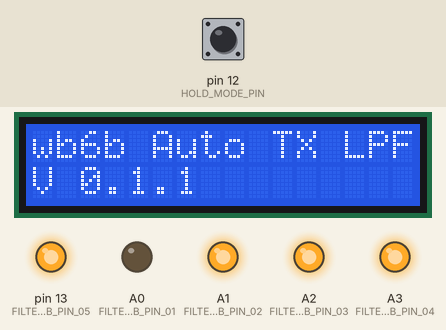
This sketch was run on a simulated Arduino Nano, built with avr-gcc and run on an emulated ATmega328P. Parts: 16×2 character LCD, output pins drawn as LEDs (lit = HIGH). The test bench sets the inputs (shaded band); at power-on: pin 12 (HOLD_MODE_PIN) HIGH. Pins used as bus, display or sensor lines are not drawn.

Above: at 0.1 s.
At 2.1 s:
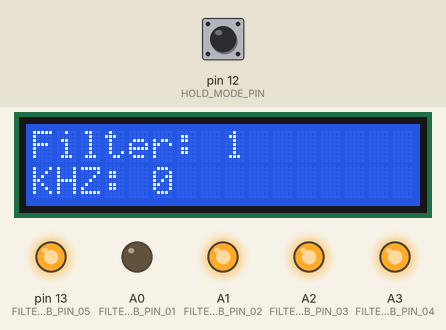
Timing chart, 0 to 3.6 s (numbered marks = the images above):
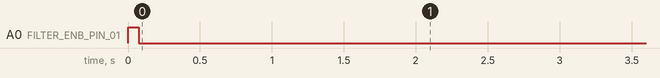

The sketch:

TX_Auto_Filter.ino
```cpp
// (licence header left out)
/**
    This program is free software: you can redistribute it and/or modify
    it under the terms of the GNU General Public License as published by
    the Free Software Foundation, either version 3 of the License, or
    (at your option) any later version.

    This program is distributed in the hope that it will be useful,
    but WITHOUT ANY WARRANTY; without even the implied warranty of
    MERCHANTABILITY or FITNESS FOR A PARTICULAR PURPOSE.  See the
    GNU General Public License for more details.

    You should have received a copy of the GNU General Public License
    along with this program.  If not, see <https://www.gnu.org/licenses/>.

*/

#include <FreqCount.h>
#include <LiquidCrystal.h>

#define FILTER_ENB_PIN_01 A0
#define FILTER_ENB_PIN_02 A1
#define FILTER_ENB_PIN_03 A2
#define FILTER_ENB_PIN_04 A3
#define FILTER_ENB_PIN_05 13
#define FILTER_DEFAULT_ENB_PIN A0

#define FILTER_DEFAULT_NUMBER 1
#define PICK_LEVEL false

#define HOLD_MODE_PIN 12

#define LCD_COLUMNS 16
#define LCD_ROWS 2

//#define LCD_D4_PIN 5
#define LCD_D4_PIN 10
#define LCD_D5_PIN 6
#define LCD_D6_PIN 7
#define LCD_D7_PIN 8

#define LCD_RS_PIN 2
#define LCD_RW_PIN 3
#define LCD_E_PIN 4

// Reserve pins A4 and A5 for possible
// I2C usage.

// Note: There is no hysteresis on the filter selection
// logic. Choose frequencies outside the range of
// frequencies you would tune to within a band.
//
// These example filters may not be the best choices
// they are examples until best choices are determined.
// Filters that are closer to the uBITX cutoff
// frequencies may be better.
// The 160M filter is a teaser if everything
// can work with five filters.
// Cutout frequencies are in Khz
//
#define FILTER_CUTOUT_FREQ_01 30000
#define FILTER_CUTOUT_FREQ_02 16000
#define FILTER_CUTOUT_FREQ_03 9000
#define FILTER_CUTOUT_FREQ_04 5100
#define FILTER_CUTOUT_FREQ_05 2800

#define NO_COUNTS_FREQ 1000

#define PRESCALER 8
#define PRESCALER_RESET_PIN 11

int selectedFilter = 0;

LiquidCrystal lcd(LCD_RS_PIN, LCD_E_PIN, LCD_D4_PIN, LCD_D5_PIN, LCD_D6_PIN,
                  LCD_D7_PIN);

void selectFilters (unsigned long counterFreq);

void setup() {
  initPinsDefault();
  lcd.begin(LCD_COLUMNS, LCD_ROWS);
  lcd.print(F("wb6b Auto TX LPF"));
  lcd.setCursor(0, 1);
  lcd.print(F("V 0.1.1"));

  FreqCount.begin(10);
  selectDefaultFilter();

  delay(2000);
  lcd.clear();
}

void loop() {
  if (FreqCount.available()) {
    unsigned long rawCounter = FreqCount.read();
    unsigned long counterFreq = rawCounter * PRESCALER;
    counterFreq /= 10; // Limit to 1Khz steps.
    selectFilters(counterFreq);
    lcd.setCursor(0, 1);
    lcd.print(F("KHZ: "));

    lcd.print(counterFreq);
    lcd.print(F("       "));

    lcd.setCursor(0, 0);
    lcd.print(F("Filter: "));
    lcd.print(selectedFilter);
  }
}

void selectFilters (unsigned long counterFreq) {
  if (counterFreq < NO_COUNTS_FREQ) {
    int holdMode = digitalRead(HOLD_MODE_PIN);
    if (holdMode == true) {
      return;
    } else {
      selectDefaultFilter();
      return;
    }
  }

  if (counterFreq < FILTER_CUTOUT_FREQ_05) {
    selectedFilter = 05;
    digitalWrite(FILTER_ENB_PIN_05, PICK_LEVEL);
    digitalWrite(FILTER_ENB_PIN_04, !PICK_LEVEL);
    digitalWrite(FILTER_ENB_PIN_03, !PICK_LEVEL);
    digitalWrite(FILTER_ENB_PIN_02, !PICK_LEVEL);
    digitalWrite(FILTER_ENB_PIN_01, !PICK_LEVEL);
  } else if (counterFreq < FILTER_CUTOUT_FREQ_04) {
    selectedFilter = 04;
    digitalWrite(FILTER_ENB_PIN_05, !PICK_LEVEL);
    digitalWrite(FILTER_ENB_PIN_04, PICK_LEVEL);
    digitalWrite(FILTER_ENB_PIN_03, !PICK_LEVEL);
    digitalWrite(FILTER_ENB_PIN_02, !PICK_LEVEL);
    digitalWrite(FILTER_ENB_PIN_01, !PICK_LEVEL);
  } else if (counterFreq < FILTER_CUTOUT_FREQ_03) {
    selectedFilter = 03;
    digitalWrite(FILTER_ENB_PIN_05, !PICK_LEVEL);
    digitalWrite(FILTER_ENB_PIN_04, !PICK_LEVEL);
    digitalWrite(FILTER_ENB_PIN_03, PICK_LEVEL);
    digitalWrite(FILTER_ENB_PIN_02, !PICK_LEVEL);
    digitalWrite(FILTER_ENB_PIN_01, !PICK_LEVEL);
  } else if (counterFreq < FILTER_CUTOUT_FREQ_02) {
    selectedFilter = 02;
    digitalWrite(FILTER_ENB_PIN_05, !PICK_LEVEL);
    digitalWrite(FILTER_ENB_PIN_04, !PICK_LEVEL);
    digitalWrite(FILTER_ENB_PIN_03, !PICK_LEVEL);
    digitalWrite(FILTER_ENB_PIN_02, PICK_LEVEL);
    digitalWrite(FILTER_ENB_PIN_01, !PICK_LEVEL);
  } else if (counterFreq < FILTER_CUTOUT_FREQ_01) {
    selectedFilter = 01;
    digitalWrite(FILTER_ENB_PIN_05, !PICK_LEVEL);
    digitalWrite(FILTER_ENB_PIN_04, !PICK_LEVEL);
    digitalWrite(FILTER_ENB_PIN_03, !PICK_LEVEL);
    digitalWrite(FILTER_ENB_PIN_02, !PICK_LEVEL);
    digitalWrite(FILTER_ENB_PIN_01, PICK_LEVEL);
  } else {
    selectDefaultFilter();
  }
}

void selectDefaultFilter() {
  selectedFilter = FILTER_DEFAULT_NUMBER;
  digitalWrite(FILTER_ENB_PIN_05, !PICK_LEVEL);
  digitalWrite(FILTER_ENB_PIN_04, !PICK_LEVEL);
  digitalWrite(FILTER_ENB_PIN_03, !PICK_LEVEL);
  digitalWrite(FILTER_ENB_PIN_02, !PICK_LEVEL);
  digitalWrite(FILTER_ENB_PIN_01, !PICK_LEVEL);
  digitalWrite(FILTER_DEFAULT_ENB_PIN, PICK_LEVEL);
}

void initPinsDefault() {
  pinMode(2, INPUT_PULLUP);
  pinMode(3, INPUT_PULLUP);
  pinMode(4, INPUT_PULLUP);
  pinMode(5, INPUT); // Frequency counter input pin
  pinMode(6, INPUT_PULLUP);
  pinMode(7, INPUT_PULLUP);
  pinMode(8, INPUT_PULLUP);
  pinMode(9, INPUT_PULLUP);
  pinMode(10, INPUT_PULLUP);
  pinMode(11, INPUT_PULLUP);
  pinMode(12, INPUT_PULLUP);
  pinMode(13, OUTPUT); // L led
  pinMode(A0, INPUT_PULLUP);
  pinMode(A1, INPUT_PULLUP);
  pinMode(A2, INPUT_PULLUP);
  pinMode(A3, INPUT_PULLUP);
  pinMode(A4, INPUT);  // If I2C bus. Must be INPUT
  pinMode(A5, INPUT);  // If I2C bus. Must be INPUT
  pinMode(A6, INPUT_PULLUP);
  pinMode(A7, INPUT_PULLUP);

  // Setup output pins.
  pinMode(FILTER_ENB_PIN_01, OUTPUT);
  pinMode(FILTER_ENB_PIN_02, OUTPUT);
  pinMode(FILTER_ENB_PIN_03, OUTPUT);
  pinMode(FILTER_ENB_PIN_04, OUTPUT);
  pinMode(FILTER_ENB_PIN_05, OUTPUT);
  pinMode(PRESCALER_RESET_PIN, OUTPUT);

  // Reset prescaler
  digitalWrite(PRESCALER_RESET_PIN, false);
  delay(10);
  digitalWrite(PRESCALER_RESET_PIN, true);
}
```

Measured:
- what the display in image 0 shows lasts 2.0 s, from 0.1 s to 2.1 s
